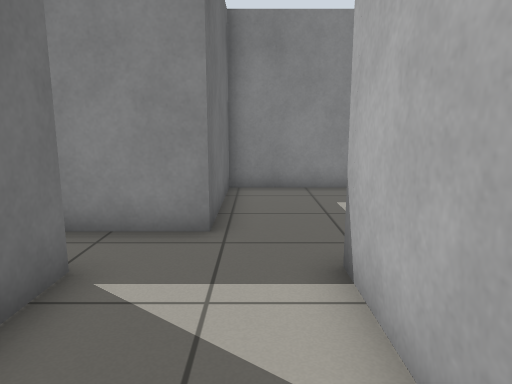
View 1 (above)

17 first-person views from a walk through a world built for the Gazebo simulator. The camera is 0.89 m above the floor, tilts 10° down and sees 70° across. The floor is counted in squares, 0.5 m on a side. Each view is taken from the middle of a square. On the plan, view 1 faces up. The plan holds only what a view shows up to about 18 squares ahead; the rest is blank.

View 2
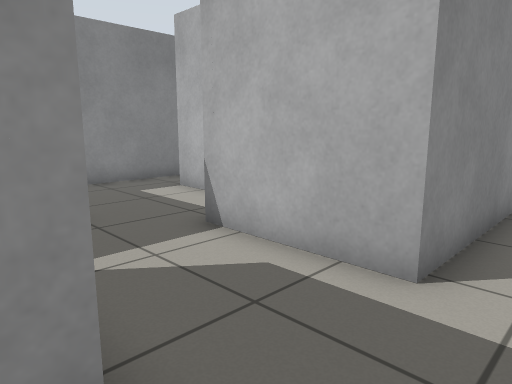

View 3
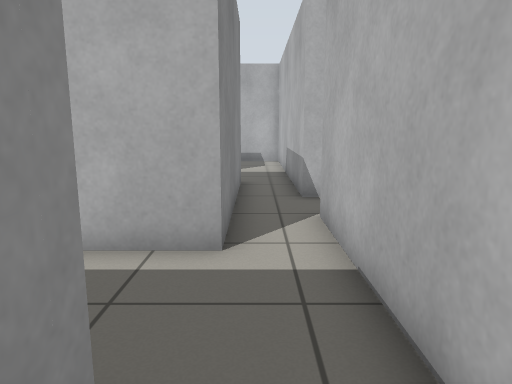

View 4
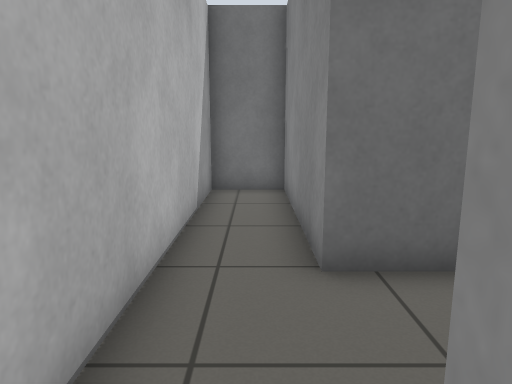

View 5
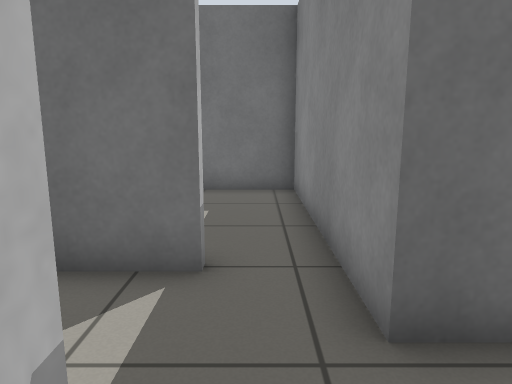

View 6
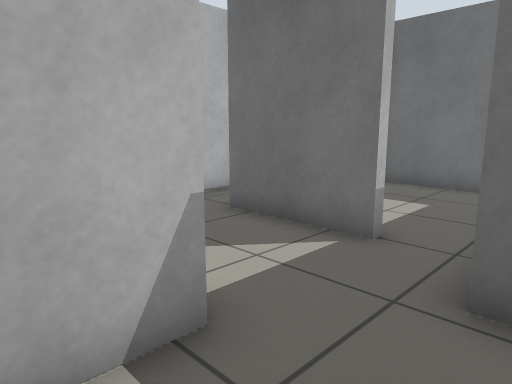

View 7
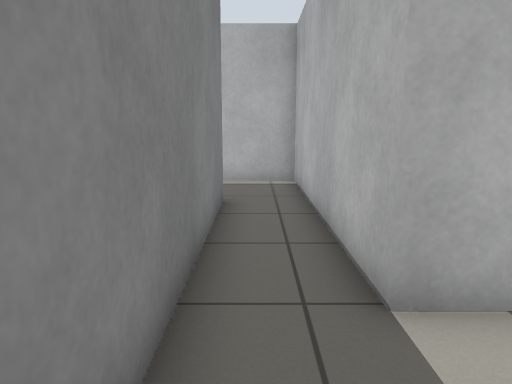

View 8
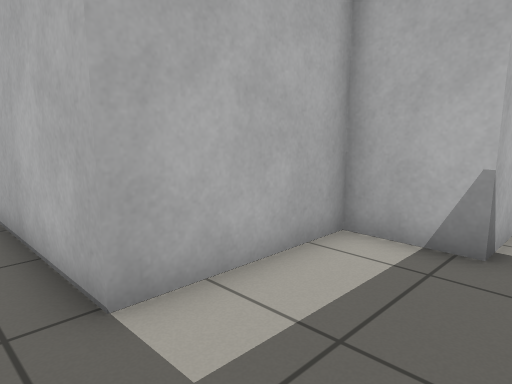

View 9
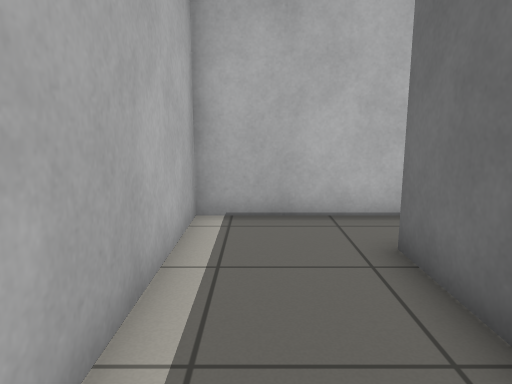

View 10
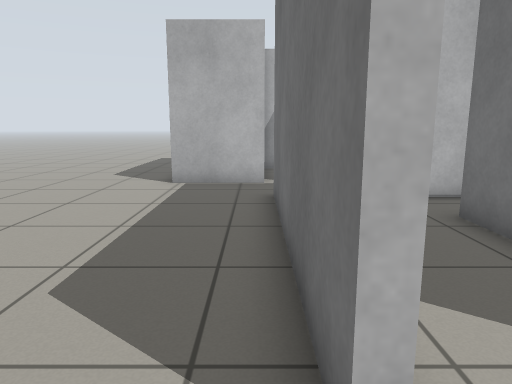

View 11
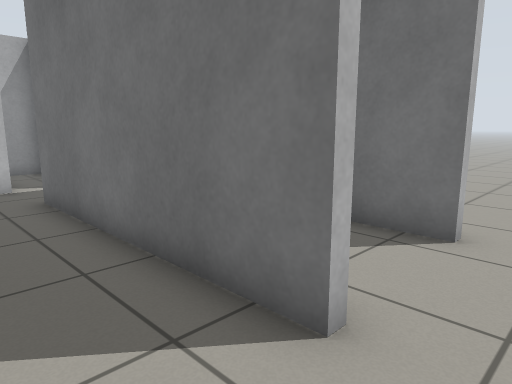

View 12
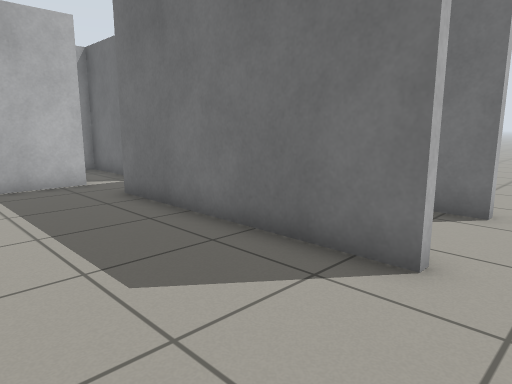

View 13
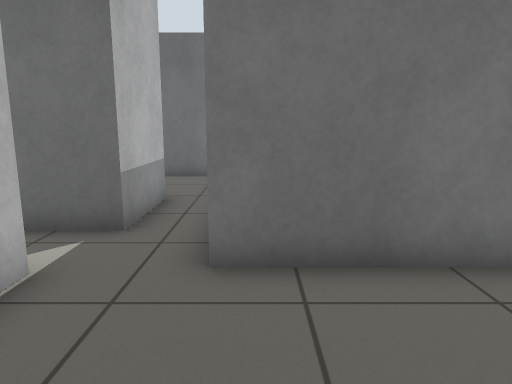

View 14
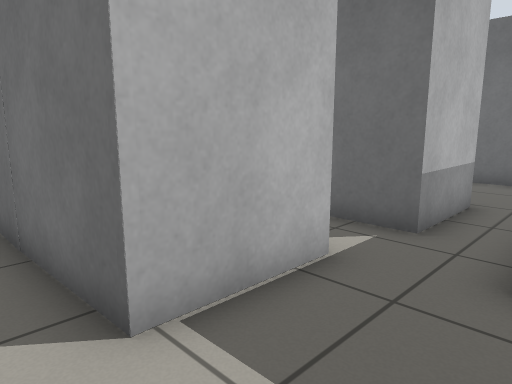

View 15
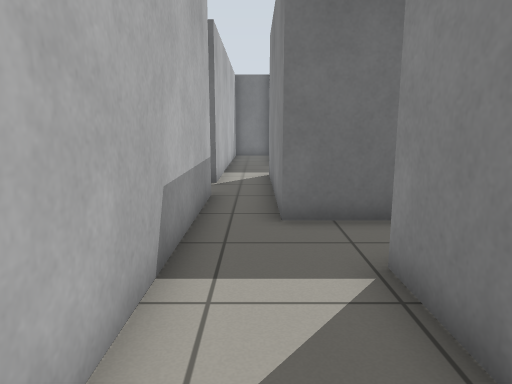

View 16
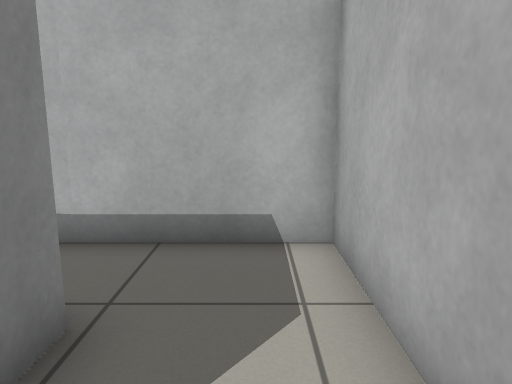

View 17
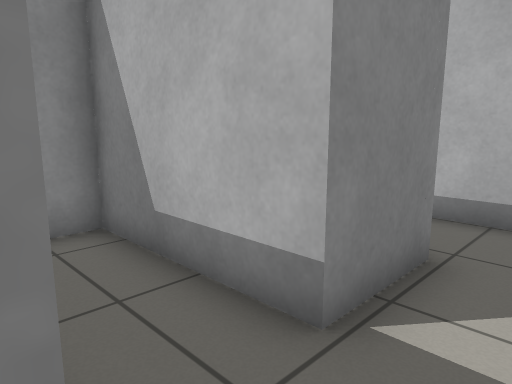

### Floor plan
Ten units are one square. View 1 is at (0, 0); x grows to the right and y downward. Boxes are objects, and circles mark ways between rooms. Rooms are numbered by the first view taken in them; rooms with no view inside come last. Other rooms are left out.
<svg viewBox="-90 -180 265 202">
<path fill="none" stroke="#000" d="M56 -5 11 -5 11 -45 33 -45 33 -87 122 -87 122 -145M-23 -43 -23 -8 -85 -8 -85 12 33 12M53 17 53 12M85 -164 89 -164 89 -108 -8 -108 -8 -61M121 -164 125 -164M125 -164 125 -84M126 -62 157 -62M131 -17 105 -17 105 -64 96 -64M81 -26 81 -5 56 -5M53 12 155 12 155 -31M-27 -43 -23 -43M-8 -61 -85 -61 -85 -15M78 -67 108 -67 108 -20 126 -20"/>
<circle cx="120" cy="-175" r="3" fill="#2a7"/>
<circle cx="60" cy="0" r="3" fill="#2a7"/>
<circle cx="-20" cy="-50" r="3" fill="#2a7"/>
<circle cx="120" cy="-70" r="3" fill="#2a7"/>
<text x="30" y="-50">1</text>
<text x="150" y="-120">2</text>
<text x="110" y="-10">3</text>
<text x="-50" y="-40">4</text>
<text x="110" y="-70">5</text>
</svg>
Room 1 opens to room 2. Room 1 opens to room 3. Room 1 opens to room 4. Room 2 opens to room 5.

Where each view was taken, in squares from view 1:
view 1: 0 up, 0 right, facing up
view 2: 1 down, 3 left, facing up-right
view 3: 0 up, 4 left, facing right
view 4: 0 up, 2 right, facing left
view 5: 5 up, 2 right, facing left
view 6: 7 up, 3 right, facing down-left
view 7: 10 up, 0 right, facing right
view 8: 10 up, 0 right, facing down-right
view 9: 16 up, 11 right, facing down
view 10: 18 up, 13 right, facing down
view 11: 18 up, 15 right, facing down-left
view 12: 18 up, 17 right, facing down-left
view 13: 9 up, 17 right, facing left
view 14: 9 up, 17 right, facing down-left
view 15: 0 up, 15 right, facing left
view 16: 0 up, 10 right, facing right
view 17: 0 up, 8 right, facing up-right
